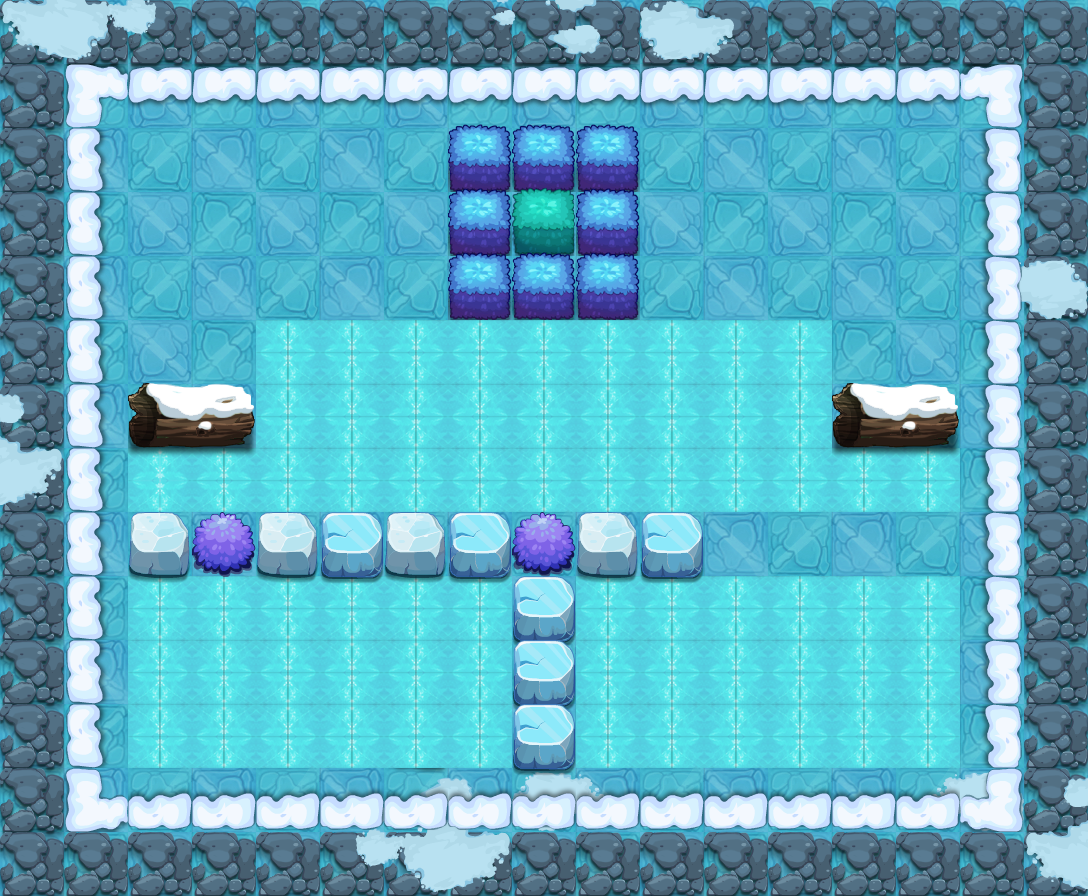

This is a level from a 2D game, rendered from its Tiled map with the project's own tilesets. A one-line summary and the map file follow, with tile-layer data summarised:
An orthogonal 17x14 tile map with 64x64 px tiles, 11 tile layers (PASS, 块层 2, 块层 3, 块层 4, ...) and 12 objects (8x TRAP, 3x lmxr1, PLAYER).

<map version="1.0" orientation="orthogonal" width="17" height="14" tilewidth="64" tileheight="64">
 <properties>
  <property name="DESTRY1" value="96" />
  <property name="DESTRY2" value="100" />
  <property name="DESTRY3" value="102" />
  <property name="DESTRY4" value="108" />
  <property name="DESTRY_COUNT" value="4" />
  <property name="EXP" value="1175" />
  <property name="ITEM" value="D045" />
  <property name="LOSE_SCRIPT" value="" />
  <property name="MONEY" value="1763" />
  <property name="START_SCRIPT" value="" />
  <property name="WIN_SCRIPT" value="" />
 </properties>
 <tileset firstgid="1" name="jdbl" tilewidth="64" tileheight="64">
  <image source="jdbl-hd.png" width="1000" height="1000" />
 </tileset>
 <layer name="PASS" width="17" height="14">
  <data>[238 cells, 134 non-empty, 7 distinct tile ids]</data>
 </layer>
 <layer name="块层 2" width="17" height="14">
  <data>[238 cells, 171 non-empty, 6 distinct tile ids]</data>
 </layer>
 <layer name="块层 3" width="17" height="14">
  <data>[238 cells, 58 non-empty, 1 distinct tile ids]</data>
 </layer>
 <layer name="块层 4" width="17" height="14">
  <data>[238 cells, 33 non-empty, 10 distinct tile ids]</data>
 </layer>
 <layer name="块层 5" width="17" height="14">
  <data>[238 cells, 50 non-empty, 2 distinct tile ids]</data>
 </layer>
 <layer name="块层 17" width="17" height="14">
  <data>[238 cells, 16 non-empty, 5 distinct tile ids]</data>
 </layer>
 <layer name="块层 6" width="17" height="14">
  <data>[238 cells, 25 non-empty, 7 distinct tile ids]</data>
 </layer>
 <layer name="SHELTER 5" width="17" height="14">
  <data>[238 cells, 4 non-empty, 2 distinct tile ids]</data>
 </layer>
 <layer name="SHELTER 3" width="17" height="14">
  <data>[238 cells, 3 non-empty, 1 distinct tile ids]</data>
 </layer>
 <layer name="SHELTER 2" width="17" height="14">
  <data>[238 cells, 3 non-empty, 2 distinct tile ids]</data>
 </layer>
 <layer name="SHELTER 1" width="17" height="14">
  <data>[238 cells, 3 non-empty, 1 distinct tile ids]</data>
 </layer>
 <objectgroup name="对象层 1" width="34" height="28">
  <object name="PLAYER" type="PLAYER" x="128" y="128" width="64" height="64" />
  <object name="lmxr1" x="704" y="640" width="64" height="64">
   <properties>
    <property name="buff_type" value="ice_shell" />
    <property name="lua_ai" value="monster_lmxr_ai" />
    <property name="quality" value="lmxr1.quality" />
   </properties>
  </object>
  <object name="ice_road" type="TRAP" x="256" y="320" width="576" height="128">
   <properties>
    <property name="lua_ai" value="ice_road_ai" />
   </properties>
  </object>
  <object name="ice_road" type="TRAP" x="128" y="448" width="832" height="64">
   <properties>
    <property name="lua_ai" value="ice_road_ai" />
   </properties>
  </object>
  <object name="ice_road" type="TRAP" x="576" y="576" width="384" height="192">
   <properties>
    <property name="lua_ai" value="ice_road_ai" />
   </properties>
  </object>
  <object name="lmxr1" x="256" y="640" width="64" height="64">
   <properties>
    <property name="buff_type" value="ice_shell" />
    <property name="lua_ai" value="monster_lmxr_ai" />
    <property name="quality" value="lmxr1.quality" />
   </properties>
  </object>
  <object name="lmxr1" x="832" y="192" width="64" height="64">
   <properties>
    <property name="buff_type" value="ice_shell" />
    <property name="lua_ai" value="monster_lmxr_ai" />
    <property name="quality" value="lmxr1.quality" />
   </properties>
  </object>
  <object name="mp1" type="TRAP" x="576" y="704" width="64" height="64">
   <properties>
    <property name="trap_ani" value="mp.actor" />
    <property name="trap_floor" value="true" />
    <property name="trap_id" value="0" />
    <property name="trap_script" value="trap_moveto(&quot;PLAYER&quot;, &quot;mp1&quot;,target(&quot;mp2&quot;):getX(),target(&quot;mp2&quot;):getY() );" />
    <property name="trap_sound_id" value="1" />
    <property name="trap_start_mode" value="0" />
    <property name="trap_state" value="open" />
   </properties>
  </object>
  <object name="mp2" type="TRAP" x="128" y="704" width="64" height="64">
   <properties>
    <property name="trap_ani" value="mp.actor" />
    <property name="trap_floor" value="true" />
    <property name="trap_id" value="0" />
    <property name="trap_script" value="trap_moveto(&quot;PLAYER&quot;, &quot;mp2&quot;,target(&quot;mp1&quot;):getX(),target(&quot;mp1&quot;):getY() );" />
    <property name="trap_sound_id" value="1" />
    <property name="trap_start_mode" value="0" />
    <property name="trap_state" value="open" />
   </properties>
  </object>
  <object name="staff_driger_control" type="TRAP" x="0" y="832" width="64" height="64">
   <properties>
    <property name="trap_delay" value="10" />
    <property name="trap_id" value="0" />
    <property name="trap_script" value="trap(&quot;staff_driger&quot;):setOpened(true);" />
    <property name="trap_start_mode" value="2" />
    <property name="trap_state" value="open" />
   </properties>
  </object>
  <object name="staff_driger" type="TRAP" x="448" y="576" width="64" height="64">
   <properties>
    <property name="trap_ani" value="driger.actor" />
    <property name="trap_floor" value="true" />
    <property name="trap_id" value="0" />
    <property name="trap_script" value="target(&quot;PLAYER&quot;):setCurrentUseSkill(  make_fire_staff_skill()  );target(&quot;PLAYER&quot;):setEffectAnimateName(&quot;find_player.ani&quot;);trap(&quot;staff_driger&quot;):setOpened(false)" />
    <property name="trap_start_mode" value="0" />
    <property name="trap_state" value="open" />
   </properties>
  </object>
  <object name="ice_road" type="TRAP" x="128" y="576" width="384" height="192">
   <properties>
    <property name="lua_ai" value="ice_road_ai" />
   </properties>
  </object>
 </objectgroup>
</map>
